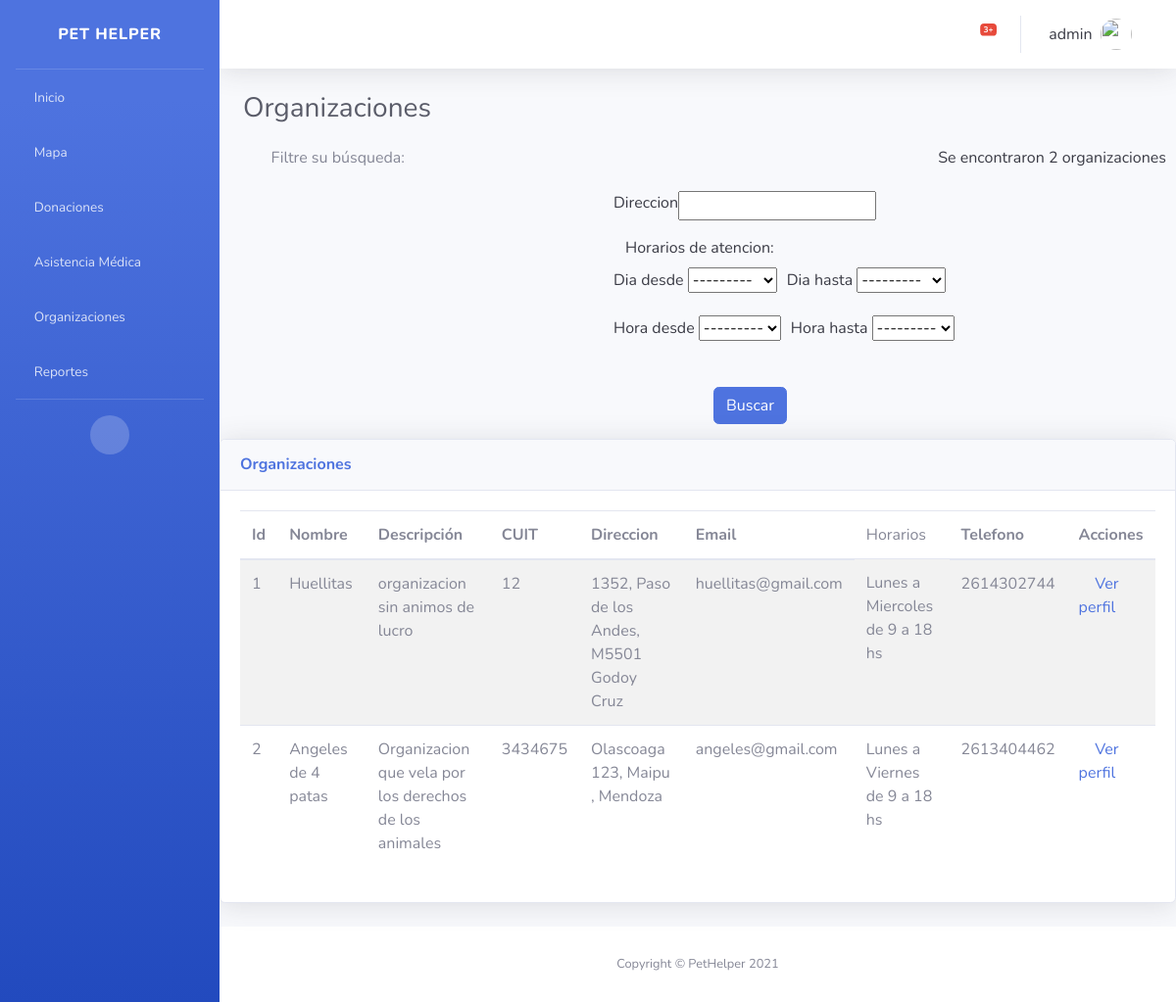
The app's page /listar_organizaciones/ (signed in), older data.
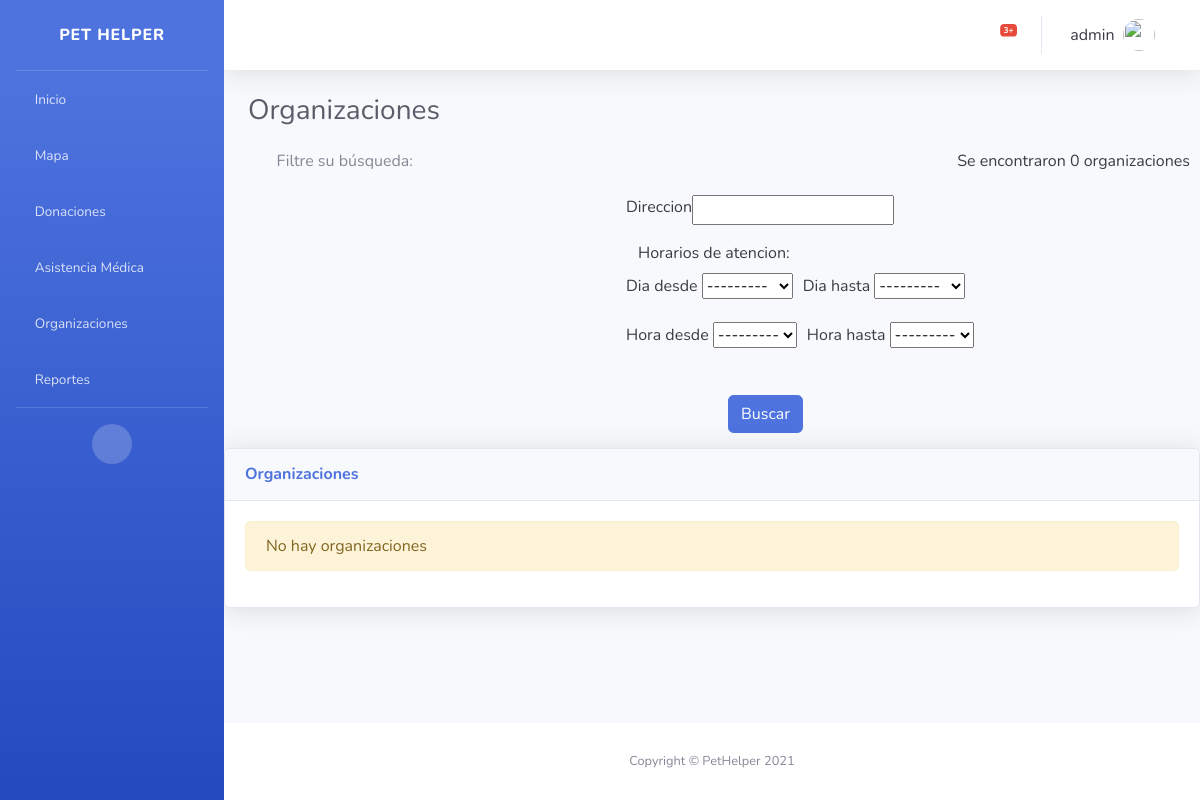
The same page, newer data.
### organizaciones/models.py (models this page shows)
class Organizacion(ClaseModelo):
    descripcion = models.CharField(max_length=100, null=False)
    logo = models.ImageField(upload_to="organizacion",blank=True, null=True)
    nombre = models.CharField(max_length=100, null=False, default="")
    email = models.EmailField('Email', unique=True, null=False)
    cuit = models.CharField(max_length=11, null=False, default="", unique=True)
    telefono = models.CharField(max_length=11, null=False, default="", unique=True, validators=[phone_regex], help_text="Ejemplo: 2614247398")
    direccion = models.CharField(max_length=50, null=True, help_text="Ejemplo: Maipu 123, Godoy Cruz, Mendoza")
    dia_desde = models.PositiveSmallIntegerField(choices=DIAS, default="1")
    dia_hasta = models.PositiveSmallIntegerField(choices=DIAS, default="5")
    hora_desde = models.PositiveSmallIntegerField(choices=HORAS_DE_DIA_24, default="9")
    hora_hasta = models.PositiveSmallIntegerField(choices=HORAS_DE_DIA_24, default="18")
    class Meta:
        verbose_name_plural = 'organizaciones'

### organizaciones/views.py (the view)
# urls.py: path('listar_organizaciones/', login_required(OrganizacionListView.as_view()), name='listar_organizaciones'),
class OrganizacionListView(TemplateView):
    model = Organizacion
    template_name = "organizaciones/organizaciones_list.html"
    context_object_name = 'organizaciones'
    login_url = 'bases/login.html'
    def get_context_data(self, **kwargs):
        context = super().get_context_data(**kwargs)
        organizaciones = Organizacion.objects.all()
        context['organizaciones'] = Organizacion.objects.all()
        context['total_organizaciones'] = Organizacion.objects.all().count
        context['myFilter'] = OrganizacionFilter(self.request.GET, queryset=organizaciones)
        context['organizaciones'] = context['myFilter'].qs
        return context

### organizaciones/templates/organizaciones/organizaciones_list.html
{% extends 'base/base.html' %} {% block page_content %}
<div class="container-fluid">
    <h1 class="h3 mb-4 text-gray-800">Organizaciones</h1>
</div>
<div class="text-gray-900" style="margin-bottom: 15px;">
    <h6 style="float: right;margin-bottom: 8px;margin-right: 10px;"> Se encontraron {{ total_organizaciones }} organizaciones</h6>
    <div class="container" >
        <div class="col-sm-3 text-gray-600">
            <h6><i class="fas fa-filter"></i> Filtre su búsqueda: </h6>
        </div>
        <div class="pt-3" style="margin-left: 390px;">
            <form method="get">
                <div class="form-group row">
                    {{ myFilter.form.direccion.label}}
                    {{ myFilter.form.direccion }}
                </div>
                <label>Horarios de atencion: </label>
                <div class="form-group row">
                    <div>
                        <label>{{myFilter.form.dia_desde.label}}</label>
                        {{myFilter.form.dia_desde}}
                    </div>
                    <div style="margin-left: 10px;">
                        <label>{{myFilter.form.dia_hasta.label}}</label>
                        {{myFilter.form.dia_hasta}}
                    </div>
                </div>
                <div class="form-group row">
                    <div>
                        <label>{{myFilter.form.hora_desde.label}}</label>
                        {{myFilter.form.hora_desde}}
                    </div>
                    <div style="margin-left: 10px;">
                        <label>{{myFilter.form.hora_hasta.label}}</label>
                        {{myFilter.form.hora_hasta}}
                    </div>
                </div>
                <br><button type="submit" class="btn btn-primary" style="margin-left: 90px;"> Buscar </button>
            </form>
        </div>
    </div>
</div>
<div class="card shadow mb-4">
    <div class="card-header py-3 d-flex flex-row align-items-center justify-content-between">
        <h6 class="m-0 font-weight-bold text-primary">Organizaciones</h6>
    </div>
    <div class="card-body">
        {% if not organizaciones %}
        <div class="alert alert-warning" role="alert">No hay organizaciones</div>
        {% else %}
        <table class="table table-striped table-hover">
            <thead>
                <th>Id</th>
                <th>Nombre</th>
                <th>Descripción</th>
                <th>CUIT</th>
                <th>Direccion</th>
                <th>Email</th>
                <td>Horarios</td>
                <th>Telefono</th>
                <th class="all">Acciones</th>
            </thead>
            <tbody>
                {% for organizacion in organizaciones %}
                <tr>
                    <td>{{ organizacion.id }}</td>
                    <td>{{ organizacion.nombre }}</td>
                    <td>{{ organizacion.descripcion }}</td>
                    <td>{{ organizacion.cuit }}</td>
                    <td>{{ organizacion.direccion }}</td>
                    <td>{{ organizacion.email }}</td>
                    <td> {{organizacion.get_dia_desde_display}} a {{organizacion.get_dia_hasta_display}} de {{organizacion.hora_desde}} a {{organizacion.hora_hasta}} hs </td>
                    <td>{{ organizacion.telefono }}</td>
                    <td>
                        <a href="{% url 'organizaciones:organizaciones_profile' organizacion.id %}" type="button"><i class="fas fa-eye"></i> Ver perfil</a>
                    </td>
                </tr>
                {% endfor %}
            </tbody>
        </table>
        {% endif %}
    </div>
</div>
{% endblock %}

Row changes from the older to the newer data that the page shows:
removed Organizacion: id "1", nombre "Huellitas", descripcion "organizacion sin animos de lucro", cuit "12", direccion "1352, Paso de los Andes, M5501 Godoy Cruz", email "huellitas@gmail.com", dia_desde "Lunes", dia_hasta "Miercoles", hora_desde "9", hora_hasta "18", telefono "2614302744"
removed Organizacion: id "2", nombre "Angeles de 4 patas", descripcion "Organizacion que vela por los derechos de los animales", cuit "3434675", direccion "Olascoaga 123, Maipu , Mendoza", email "angeles@gmail.com", dia_desde "Lunes", dia_hasta "Viernes", hora_desde "9", hora_hasta "18", telefono "2613404462"
Text that changed along with them:
{{ total_organizaciones }}: "2" → "0"
text no longer shown: "Id Nombre Descripción CUIT Direccion Email Horarios Telefono Acciones"
text now shown: "No hay organizaciones"
